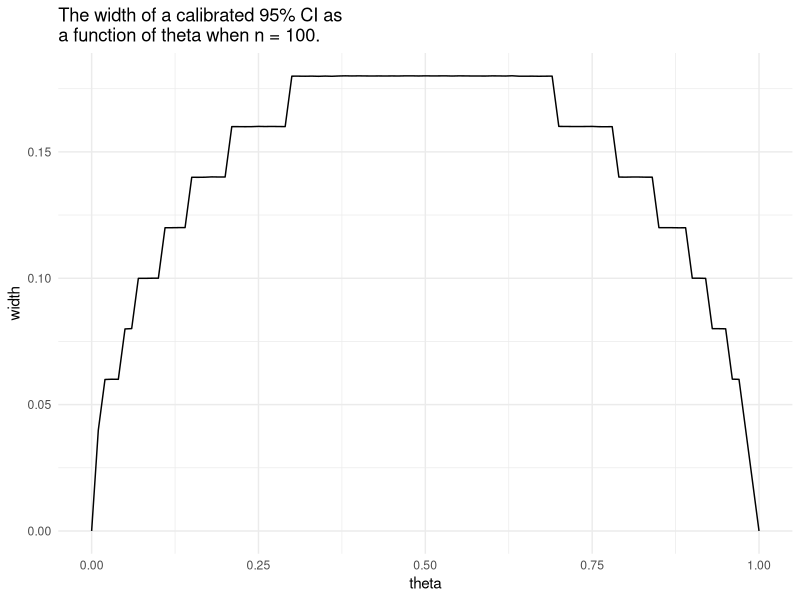
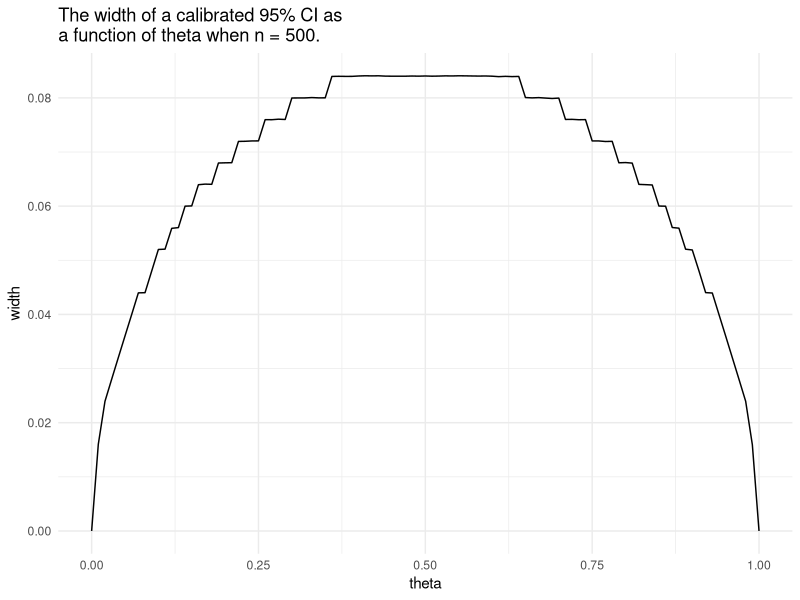
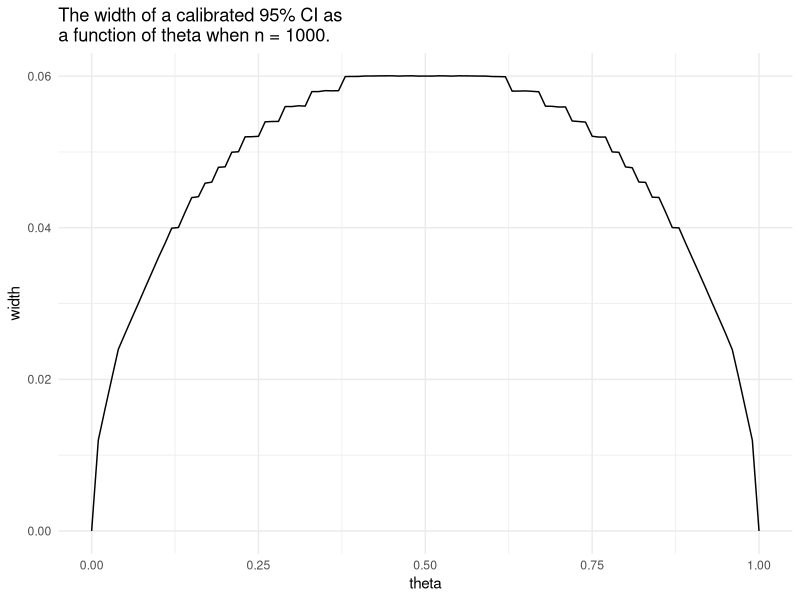

R code for these plots, in order:
## ---- chunk 1
#| echo: false
library(ggplot2)
library(purrr)
library(tidyverse)
library(scales)
theme_set(theme_minimal())
## ---- chunk 2
#| echo: false
#| warning: false
#| layout-ncol: 3
#| fig-height: 3
#| fig-width: 3.5

width.binom <- function(theta, n, alpha = .05) {
    if (theta == 0 || theta == 1) {
        return(0)
    }
    covg.dif <- function(w) {
        actual <- pbinom(n * (theta + w / 2), n, theta) -
            pbinom(n * (theta - w / 2) - 1, n, theta)
        nominal <- 1 - alpha
        actual - nominal
    }
    limits <- c(0, 1)
    uniroot(covg.dif, interval = limits)$root
}

thetas <- seq(0, 1, by = 0.01)
widths.100 <- sapply(thetas, function(theta) width.binom(theta, n = 100, alpha = 0.05))
widths.500 <- sapply(thetas, function(theta) width.binom(theta, n = 500, alpha = 0.05))
widths.1000 <- sapply(thetas, function(theta) width.binom(theta, n = 1000, alpha = 0.05))

df.100 <- data.frame(theta = thetas, width = widths.100)
df.500 <- data.frame(theta = thetas, width = widths.500)
df.1000 <- data.frame(theta = thetas, width = widths.1000)

ggplot(df.100, aes(x = theta, y = width)) +
    geom_line() +
    labs(
        x = "theta", y = "width",
        title = "The width of a calibrated 95% CI as \na function of theta when n = 100."
    ) +
    theme_minimal()

ggplot(df.500, aes(x = theta, y = width)) +
    geom_line() +
    labs(
        x = "theta", y = "width",
        title = "The width of a calibrated 95% CI as \na function of theta when n = 500."
    ) +
    theme_minimal()

ggplot(df.1000, aes(x = theta, y = width)) +
    geom_line() +
    labs(
        x = "theta", y = "width",
        title = "The width of a calibrated 95% CI as \na function of theta when n = 1000."
    ) +
    theme_minimal()
